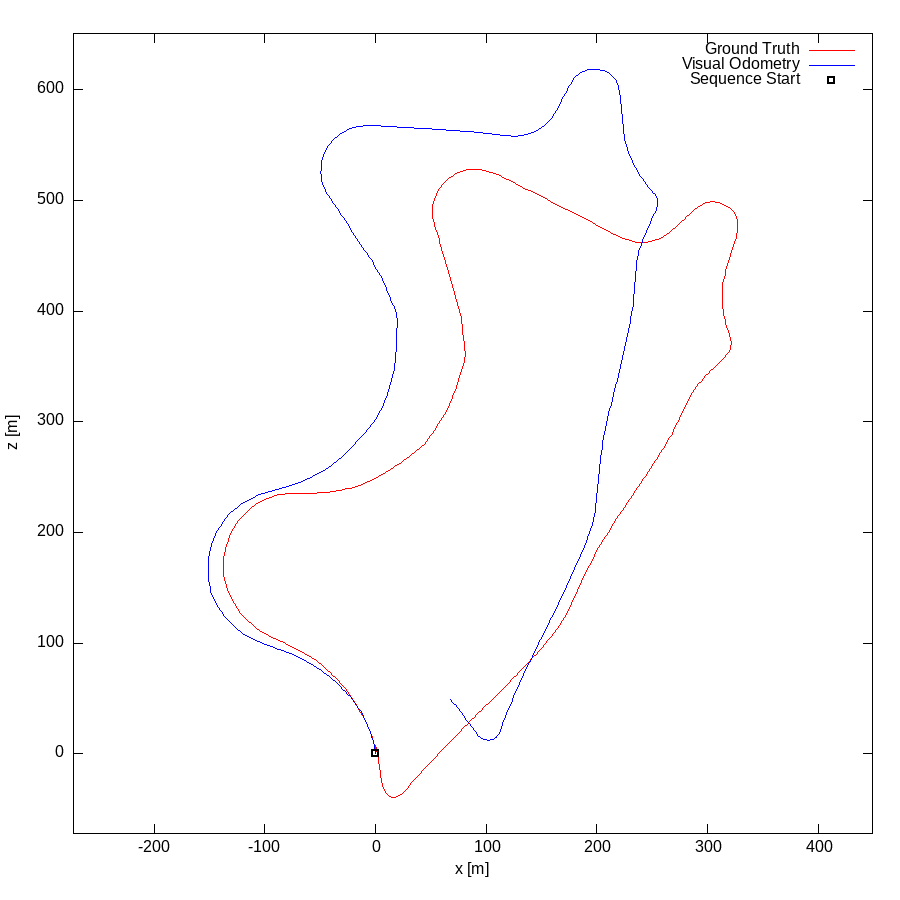

Reproduce this figure in gnuplot.
set term postscript eps enhanced color
set output "09.eps"
set size ratio -1
set xrange [-273:449]
set yrange [-72:651]
set xlabel "x [m]"
set ylabel "z [m]"
plot "09.txt" using 1:2 lc rgb "#FF0000" title 'Ground Truth' w lines,"09.txt" using 3:4 lc rgb "#0000FF" title 'Visual Odometry' w lines,"< head -1 09.txt" using 1:2 lc rgb "#000000" pt 4 ps 1 lw 2 title 'Sequence Start' w points
